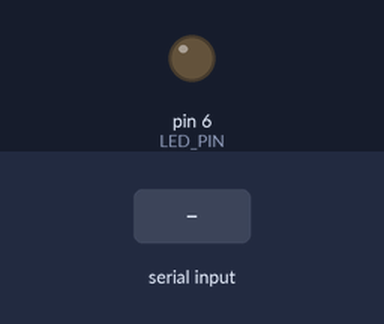
This sketch was run on a simulated Arduino Uno, built with avr-gcc and run on an emulated ATmega328P. Parts: output pins drawn as LEDs (lit = HIGH). The test bench sets the inputs (shaded band). What the sketch prints to the serial monitor is not drawn.

Above: at 1.2 s.
1.3 s: "A" received over Serial
At 2.2 s:
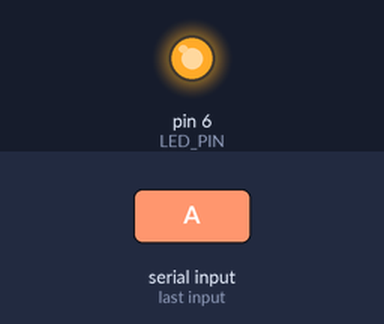
Timing chart, 0 to 12.8 s (numbered marks = the images above; inputs shaded):
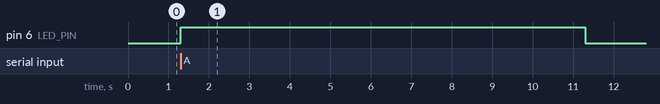

Measured:
- after the input at 1.3 s, pin 6 (LED_PIN): LOW → HIGH at once, → LOW 10.0 s later

The sketch:

digital.ino
```cpp
//1. Reads the input state (HIGH,LOW) of the given pin
//2. Makes a decision based on inputted logic
//3.

int LED_PIN = 6;

void setup() {
  pinMode(LED_PIN, OUTPUT);
  Serial.begin(9600);
  Serial.println("Enter a 1 to turn on the LED or 0 to turn off.");
}

void loop() {
  if(Serial.available()) {
    if(Serial.read() == 'A') {
      digitalWrite(LED_PIN, HIGH);
      delay(10000);
      digitalWrite(LED_PIN, LOW);
    }
  }
}
```
